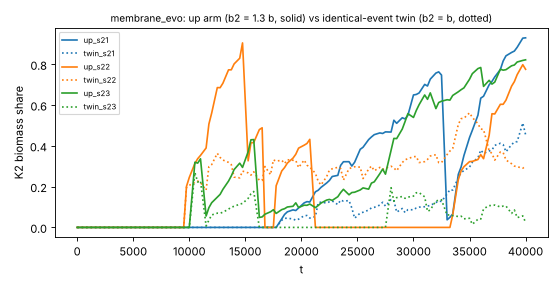

Recreate this plot in Python.
"""K2 biomass share (sum K2 / sum (K1+K2)) over time for membrane_evo arms (labkit frames.npz; channels K1, K2). usage: k2share.py out.png label=dir ..."""
import sys, numpy as np
import matplotlib; matplotlib.use("Agg"); import matplotlib.pyplot as plt
out, runs = sys.argv[1], [a.split("=", 1) for a in sys.argv[2:]]
fig, ax = plt.subplots(figsize=(7, 3.6))
for k, (lab, d) in enumerate(runs):
    F = np.load(d + "/frames.npz"); R, fr = F["render_f"], F["render"]  # render_f = frame index, render = fields
    R = F["render"]; t = F["render_f"] * 250
    sh = R[:, 1].sum(axis=(1, 2)) / np.maximum(R[:, 0].sum(axis=(1, 2)) + R[:, 1].sum(axis=(1, 2)), 1e-9)
    ax.plot(t, sh, color=f"C{k // 2}", ls="-" if "up" in lab else ":", label=lab)
    print(lab, "K2 share at t=20k/30k/40k:", round(float(sh[len(sh) // 2]), 3), round(float(sh[3 * len(sh) // 4]), 3), round(float(sh[-1]), 3))
ax.set_xlabel("t"); ax.set_ylabel("K2 biomass share"); ax.legend(fontsize=7); ax.set_title("membrane_evo: up arm (b2 = 1.3 b, solid) vs identical-event twin (b2 = b, dotted)", fontsize=9)
plt.tight_layout(); plt.savefig(out, dpi=80)
